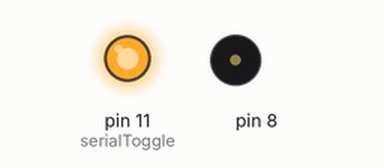
The program below on a simulated Arduino Uno, built with avr-gcc and run on an emulated ATmega328P. On the bench: output pins drawn as LEDs (lit = HIGH), buzzer (waves = sounding). Wiring (from diagram.json): DS1307 clock at I2C address 0x68. The local clock reads 2024-03-15 10:24:30 at power-on unless the program sets it; pins used as bus, display or sensor lines are not drawn; what the program prints to the serial monitor is not drawn.

Above: at 0.2 s.
Timing chart, 0 to 1.7 s (numbered marks = the images above):
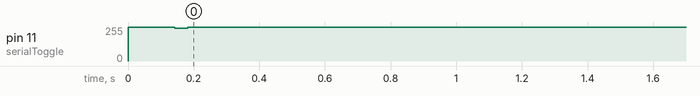

The program:

main.cpp
```cpp
#include <Arduino.h>
#include <Wire.h>
#include <string.h>

void serialToggle(const char *text);

void setup()
{
  pinMode( 13, OUTPUT);
  pinMode( 11, OUTPUT);
  digitalWrite( 11, HIGH);
  Serial.begin( 115200);
  Wire.begin();
  delay( 100);
  digitalWrite( 13, HIGH);
  digitalWrite( 13, LOW);
  tone(8, 20000);
  Serial.print( "Hello World");
  Wire.beginTransmission( 8);
  Wire.endTransmission();
  delayMicroseconds( 100);
  Wire.beginTransmission( 0x68);
  Wire.write( 0);
  Wire.endTransmission();
  delayMicroseconds( 100);
  Wire.requestFrom( 0x68, 1);
  noTone( 8);
  serialToggle( "Wokwi");
  digitalWrite( 13, HIGH);
  digitalWrite( 13, LOW);
}

void loop() {}
#define serialToggleHIGH   bitSet(PORTB,3)
#define serialToggleLOW    bitClear(PORTB,3)
#define serialToggleCYCLES 1665

void serialToggle( const char *text)
{
  size_t len = strlen(text);
  for( size_t i = 0; i < len; i++)
  {
    noInterrupts();
    serialToggleLOW;
    __builtin_avr_delay_cycles(serialToggleCYCLES);

    for( int j=0; j<8; j++)
    {
      if( bitRead( text[i], j) == 0)
      {
        serialToggleLOW;
      }
      else
      {
        serialToggleHIGH;
      }
      __builtin_avr_delay_cycles(serialToggleCYCLES);
    }
    serialToggleHIGH;
    __builtin_avr_delay_cycles( 2 * serialToggleCYCLES);
    interrupts();
  }
}
```

Measured:
- by itself, pin 11 (serialToggle): 255/255 → 244/255 at 0.14 s, → 255/255 0.04 s later
